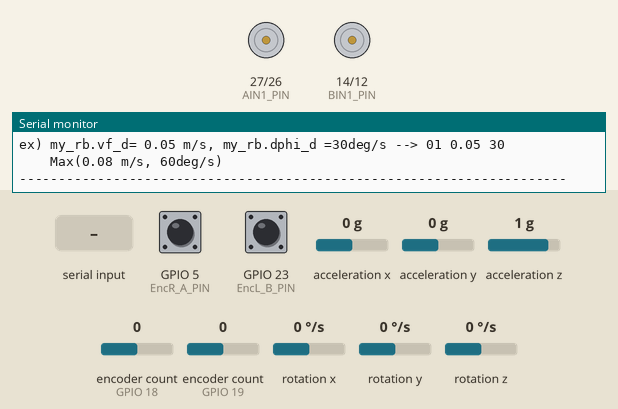
The sketch below on a simulated ESP32. Parts: motor-driver pin pairs drawn as motors (green arrow = first pin HIGH = forward, orange = second pin HIGH = backward, longer = more drive, scaled by the enable pin), the last lines printed to the serial monitor. Wiring (inferred from the names in the program): MPU-6050 motion sensor at I2C address 0x68. Inputs (shaded band) come from the test bench; at power-on: encoder count (sensors on GPIO 18, GPIO 19) 0, GPIO 5 (EncR_A_PIN) HIGH, GPIO 23 (EncL_B_PIN) HIGH, acceleration x 0 g, acceleration y 0 g, acceleration z 1 g, rotation x 0 °/s, rotation y 0 °/s, rotation z 0 °/s.

Above: at 0.8 s.
0.9 s: "01\n" received over Serial
3.9 s: encoder count (sensor on GPIO 18) set to 1
At 4.5 s:
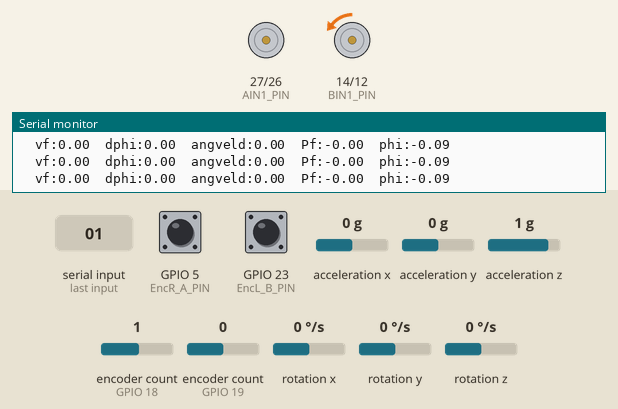
5.4 s: encoder count (sensor on GPIO 19) set to 1
At 6.1 s:
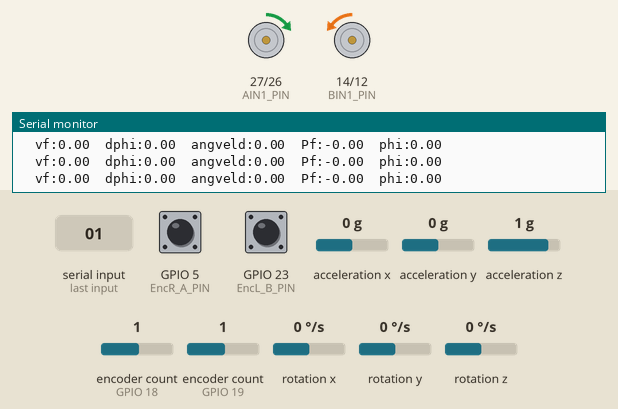
6.9 s: encoder count (sensor on GPIO 18) set to 0
At 7.2 s:
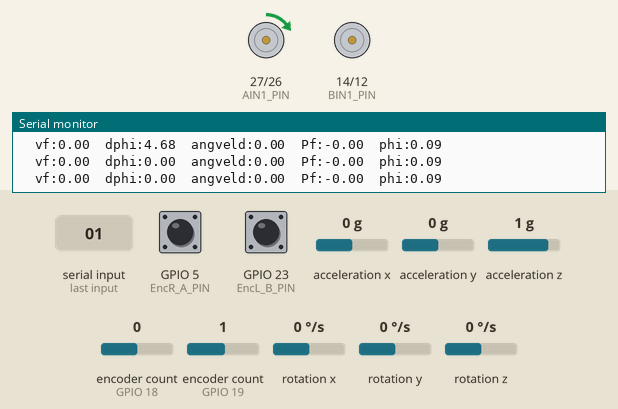
8.4 s: encoder count (sensor on GPIO 19) set to 0
At 9.6 s:
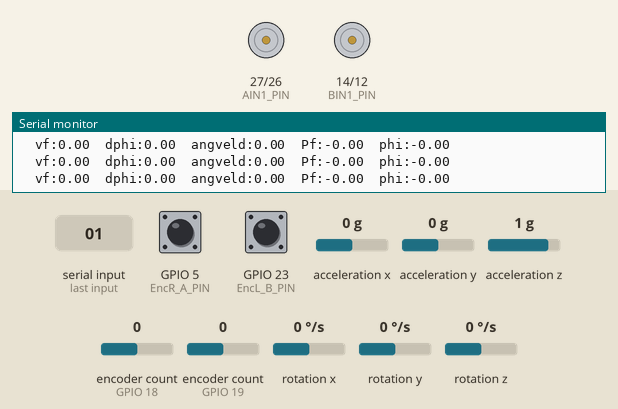
Timing chart, 0 to 10.9 s (numbered marks = the images above; inputs shaded):
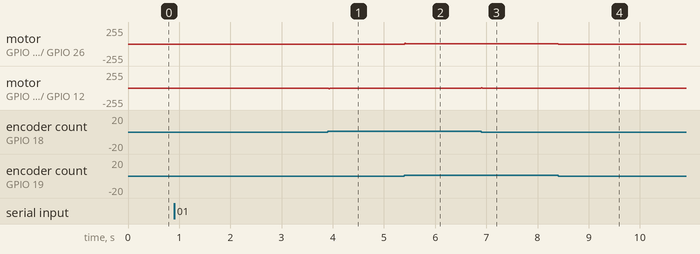

The sketch:

Prog05_contVfOmegaSerial_PI.ino
```cpp
/* -----------------------------------------------------------------------------
 *  Prog_pidWheeltraj_struct.ino:
 *  各車輪を定速で回転するプログラム演習
 *                                            2023.06.27  by jeong
 *                                            (230712_OG)追加
--------------------------------------------------------------------------------*/
#include <Wire.h>
#include <Ticker.h>
#include "EducarSpiconLib_alpha.1.h"    //ロボット制御用ヘッダファイル

Ticker timerLoop;
void timerloop();                  //タイマー割込み timerloop関数
Ticker timerLoop1;
void timerloop1();                 //状態変数表示のためのtimerloop関数

//--Struct 宣言
Wheel my_lw;                      //左車輪構造体
Wheel my_rw;                      //右車輪構造体
DiffWheelRobot my_rb;             //05-1:ロボットカーの構造体
IMU my_IMU;                       //IMU構造体(230626_OG)

///////////SETUP///////////////////////////////
void setup(){
  Wire.begin();                  //(230712_OG)

  Serial.begin(115200);          //　Serial_1との通信速度(PCとの通信 115200 bpsに設定

  robotSetup();                  //　ロボット制御用セットアップ関数 robotのGIO等の設定

  //serial command 操作法
  Serial.println("----------------------------------------------------------------------");
  Serial.println("Input (OP,vf_d[m/s], dphi_d[deg/s] command via serial and type enter");
  Serial.println("ex) my_rb.vf_d= 0.05 m/s, my_rb.dphi_d =30deg/s --> 01 0.05 30 ");
  Serial.println("    Max(0.08 m/s, 60deg/s) ");
  Serial.println("----------------------------------------------------------------------");
  while(1){
    if(serialCommandInterface()) break;
  }
  Serial.println("Driving Start in 3s !!");
  delay(3000);

  timerLoop.attach_ms(SAMP_TIMEms,timerloop);  //timerloop関数をSAMP_TIMEmsで設定
  timerLoop1.attach_ms(Disp_TIMEms,timerloop1);  //timerloop関数をSAMP_TIMEmsで設定

}


//////////ユーザプログラム/////////////////////////////
//------- プログラムループ(繰り返し実行) この中に動作プログラムを書く
void loop() {
 serialCommandInterface();
 delay(10);
}  //loop()


///////////Timerloop //////////////////////////////////////////
//------一定時間に呼び出される関数。正確な時間間隔で実行する必要があるコードを書く
void timerloop(){

//------------------robotの状態計測-------------
  wh_calAngleL();                       //04:左車輪用角度計測
  wh_calAngleR();                       //04:右車輪用角度計測
  wh_calAngVelL();
  wh_calAngVelR();
  rb_calFowardVelocity();               //05-1: ロボットの前進速度を計算
  rb_calSteeringVelocity();             //05-1: ロボットの旋回速度を計算
  rb_calFowardDistance();               //05-2: ロボットの前進速度を積分して距離を計算する。
  rb_calSteeringRadian();               //05-2: ロボットの旋回速度を積分して角度を計算する。

  sen_cal_IMU();                       //IMUセンサ計測(230712_OG)
  sen_cal_angle();                     //IMUセンサ姿勢角計算(230712_OG)


//----------------robotの状態取得-------------  プログラムで使う必要があれば使う。
  my_lw.newAng = wh_getAngleL();
  my_rw.newAng = wh_getAngleR();
  my_lw.newAngVel = wh_getAngVelL();
  my_rw.newAngVel = wh_getAngVelR();

  my_rb.vf = rb_getFowardVelocity();      //05-1:ロボットの前進速度を取得
  my_rb.dphi = rb_getSteeringVelocity();  //05-1:ロボットの旋回速度を取得
  my_rb.pf = rb_getFowardDistance();      //05-2:ロボットの前進距離を取得
  my_rb.phi = rb_getSteeringRadian();     //05-2:ロボットの旋回角度を取得

  my_IMU.angle_pitch = sen_get_angle_pitch();  //ピッチ角の取得関数を実行(230712_OG)
  my_IMU.angle_roll = sen_get_angle_roll();    //ロール角の取得関数を実行
  my_IMU.ay = sen_get_ay();                    //進行方向加速度の取得関数を実行(230712_OG)
  my_IMU.az = sen_get_az();                    //鉛直方向加速度の取得関数を実行

//-----------------軌道生成
  rb_calDiffWheelGoalAngularVelocity(my_rb.vf_d, my_rb.dphi_d);      //05-3: vf_dとdphi_dで目標車輪角速度を計算
  my_lw.angVel_d = wh_getGoalAngVelL()*Rad2Deg;                      //05-3: 左車輪の目標車輪角速度(deg/s)の取得
  my_rw.angVel_d = wh_getGoalAngVelR()*Rad2Deg;                      //05-3: 右車輪の目標車輪角速度(deg/s)の取得

//------------------PID制御
  my_lw.duty=wh_piAngVelL(my_lw.angVel_d, 0.2, 0.1);
  my_rw.duty=wh_piAngVelR(my_rw.angVel_d, 0.2, 0.1);


//------------------モータドライベーへの出力
  wh_motorOutputL(my_lw.duty);                //左車輪モータへpwm出力
  wh_motorOutputR(my_rw.duty);                //右車輪モータへpwm出力

 }


///---serialで表示---
void timerloop1(){

  //--【ロボットの前進速度と旋回速度を表示」
  Serial.print("  vf:");  Serial.print(my_rb.vf);                  //ロボットの前進距離を表示
  Serial.print("  dphi:");  Serial.print(my_rb.dphi*Rad2Deg);      //ロボットの旋回角度を表示
  Serial.print("  angveld:");  Serial.print(my_lw.angVel_d);       //ロボットの旋回角度を表示
  Serial.print("  Pf:");  Serial.print(my_rb.pf);                  //ロボットの前進距離を表示
  Serial.print("  phi:");  Serial.print(my_rb.phi*Rad2Deg);        //ロボットの旋回角度を表示
  Serial.println();

}
///-----


////////////Copy and Paste //////////////////////////文字列を分割
int split(String data, char delimiter, String *dst){
    int index = 0;
    int arraySize = (sizeof(data)/sizeof((data)[0]));
    int datalength = data.length();
    for (int i = 0; i < datalength; i++) {
        char tmp = data.charAt(i);
        if ( tmp == delimiter ) {
            index++;
            if ( index > (arraySize - 1)) return -1;
        }
        else dst[index] += tmp;
    }
    return (index + 1);
}
///////////////////////////////////////////

//----------------------------------------------
int serialCommandInterface(){

  String cmds[10] = {"\0"};                        // String Command Buffer
  String strCmd = Serial.readStringUntil('\n');    // Read string from serial until '\n'
  int index = split(strCmd,' ',cmds);              // Split command
  //float vf_d_temp;
  //float dphi_d_temp;

   //OP:"01" means 'setGoalOne'
   if(cmds[0]=="01"){
         float vf_d_temp = cmds[1].toFloat();
         if(vf_d_temp > -0.08 && vf_d_temp < 0.08 ) my_rb.vf_d = vf_d_temp;
         else { my_rb.vf_d=my_rb.vf_d; Serial.print(" speed over (under 0.08 m/s)"); Serial.println();}
         float dphi_d_temp = cmds[2].toFloat();
         if(dphi_d_temp > -90 && dphi_d_temp < 90) my_rb.dphi_d = dphi_d_temp*Deg2Rad;
         else { my_rb.dphi_d=my_rb.dphi_d; Serial.print(" speed over (under 60deg/s) "); Serial.println(); }
//       my_rb.vf_d =  cmds[1].toFloat();
  //      my_rb.dphi_d = cmds[2].toFloat()*Deg2Rad;
        if(index==3) return 1;
     }
   else return 0;
}
```

EducarSpiconLib_alpha.1.h
```cpp
/*
EducarSpiconLib.h
                              2024.04.13   jeong
- alpha.1: mobilerobot_beta.0.4からコピー  20240413

*/

#ifndef EducarSpiconLib_h
#define EducarSpiconLib_h

//-------------グルーバル定義(プログラム内で値が変わらないものを定義しておく）

#define SAMP_TIMEms 20                          //タイマー割込み時間
#define Disp_TIMEms 100                         //状態displayタイマー割り込み
#define whR   0.0275             //0.055/2.          //車輪半径[m]
#define bwh   0.055              //0.110/2.          //車体中心から車輪接地点までの距離[m] -------- (14から修正)
#define moLdir   1               //motor  L direction
#define encLdir  -1              //encoder L direction
#define moRdir   -1              //motor  R direction
#define encRdir  -1              //encoder R direction
#define dutyMax 50     //車輪用dutyの最大値


//pwm発生用のタイマーチャンネル用定義
#define LEDC_CHANNEL_0 0       //左車輪用pwmA チャンネル0
#define LEDC_CHANNEL_1 1       //右車輪用pwmB チャンネル1
#define LEDC_TIMER_BIT 13      //LEDC PWMタイマー 13bit
#define LEDC_SERVO_FREQ 2500   //pwm 周波数2.5khz

//モータドライバ制御用PIN番号の定義
#define PWMA_PIN 25    //左車輪用PWM出力用IO pin番号
#define AIN2_PIN 26    //左車輪用方向制御用IO pin番号
#define AIN1_PIN 27    //左車輪用方向制御用IO pin番号
#define BIN2_PIN 12    //右車輪用方向制御用IO pin番号
#define BIN1_PIN 14    //右車輪用方向制御用IO pin番号
#define PWMB_PIN 13    //右車輪用PWM出力用IO pin番号


//エンコーダ読み込み用PIN番号の定義
#define EncL_A_PIN 19   // 左車輪用Encoder A相入力ピン
#define EncL_B_PIN 23   // 左車輪用Encoder B相入力ピン
#define EncR_A_PIN 5    // 右車輪用Encoder A相入力ピン
#define EncR_B_PIN 18   // 右車輪用Encoder B相入力ピン　　
#define Cnt2Ang    0.375  //カウンター値を角度に変換 角度= CNT*(360度/1回転時のカウンター値）
#define Deg2Rad  0.0174          //度をradianに変換
#define Rad2Deg  57.32           //radianを度に変換

// ＊＊＊MPU-6050(IMUセンサ)のアドレス、レジスタ設定値＊＊＊(230712_OG)
#define MPU6050_ADDRESS      0x68 // MPU-6050 device address
#define MPU6050_SMPLRT_DIV   0x19 // MPU-6050 register address
#define MPU6050_CONFIG       0x1a
#define MPU6050_GYRO_CONFIG  0x1b
#define MPU6050_ACCEL_CONFIG 0x1c
#define MPU6050_WHO_AM_I     0x75
#define MPU6050_PWR_MGMT_1   0x6b


//---- Wheel Struct
typedef struct __wheel_type{
  float newAng;              //車輪現在角度(deg)
  float newAngVel;           //車輪現在角速度(deg/s)
  float ang_d;               //車輪目標角度(deg)
  float angVel_d;            //車輪目標角速度(deg/s)
  float duty;                //車輪駆動用duty比
  float ang_g;               //車輪最終目標角度(deg)
  float angVel_g;            //車輪最終目標角速度(deg/s)
}Wheel;

//---- Robot Struct
typedef struct __diffwheelrobot_type{
  float pf;                 //ロボット前方移動距離(m)
  float vf;                 //ロボット前方移動速度(m/s)
  float px;                 //ロボットX位置(m)
  float vx;                 //ロボットX方向速度(m/s)
  float py;                 //ロボットy位置(m)
  float vy;                 //ロボットy方向速度(m/s)
  float phi;                //ロボット旋回角度(rad)
  float dphi;               //ロボット旋回角速度(rad/s)
  float vf_d;               //ロボット目標前方移動速度(m/s)
  float dphi_d;             //ロボット目標旋回速度(rad/s)
}DiffWheelRobot;

//---- IMU Struct(230712_OG)
typedef struct __IMU_type{
  int16_t ax_raw, ay_raw, az_raw, gx_raw, gy_raw, gz_raw, Temperature;  //加速度、角速度（生データ）
  float ax, ay, az, gx, gy, gz;                                         //加速度,角速度
  float ax_m_ave, ay_m_ave, az_m_ave, gx_m_ave, gy_m_ave, gz_m_ave;     //加速度、角速度（移動平均処理）
  float offset_x, offset_y, offset_z;                                   //gyroのX,Y,Z軸のオフセット値
  float angle_pitch, angle_roll, angle_yaw;                             //姿勢角
  float interval, preInterval;
  float gyro_angle_x = 0, gyro_angle_y = 0, gyro_angle_z = 0;
  double acc_angle_x, acc_angle_y;
}IMU;


/*
//---- IMU Struct(230712_OG)
typedef struct __IMU_type{
  int16_t acc_raw[3];     //加速度x,y,z
  int16_t gyro_raw[3];    //角速度x,y,z  (rpy)
  float acc_ave[3];       //
  float gyro_ave[3];      //加速度、角速度（移動平均処理）
  int16_t Temperature;
  float acc[3];
  float gyro[3];
  float gyro_offset[3];                                   //gyroのX,Y,Z軸のオフセット値
  float roll;
  float pitch;
  float yaw;
  float interval, preInterval;
  float gyro_angle[3];
  double acc_angle[3];
}IMU;
 */

//--------------------------関数定義

void robotSetup();                  //ロボットのセットアップ関数
//車輪用
void IRAM_ATTR ISR();               //外部割込みcallback関数
void wh_motorOutputL(int mDuty);    //左モータドライバにduty比を与える関数
void wh_motorOutputR(int mDuty);    //右モータドライバにduty値を与える関数
void wh_calAngleL();                //左車輪角度計算
void wh_calAngleR();                //右車輪角度計算
void wh_calAngVelL();               //左車輪角速度計算
void wh_calAngVelR();               //右車輪角速度計算
//インタフェース
float wh_getAngleL();               //左車輪角度取得
float wh_getAngleR();               //右車輪角度取得
float wh_getAngVelL();              //左車輪角速度取得
float wh_getAngVelR();              //右車輪角速度取得
float wh_getGoalAngVelL();          //左車輪目標角速度取得
float wh_getGoalAngVelR();          //右車輪目標角速度取得
//制御用
int wh_pidAngleL(float angle_d, float p, float d, float i);   //左車輪角度制御用pid関数
int wh_pidAngleR(float angle_d, float p, float d, float i);   //右車輪角度制御用pid関数
int wh_piAngVelL(float angVel_d, float p, float i);           //左車輪角速度制御用pi関数
int wh_piAngVelR(float angVel_d, float p, float i);           //右車輪角速度制御用pi関数
//軌道用
float wh_calConstVelTrajectoryL(float vel_f);   //車輪定速制御用目標角度生成関数
float wh_calConstVelTrajectoryR(float vel_f);   //車輪定速制御用目標角度生成関数

//移動ロボット用
void rb_calFowardVelocity();                    //左右車輪角速度から直進速度を計算
void rb_calSteeringVelocity();                  //左右車輪角速度から旋回速度を計算
float rb_getFowardVelocity();                   //左右車輪角速度から直進速度を取得
float rb_getSteeringVelocity();                 //左右車輪角速度から旋回速度を取得
void rb_calFowardDistance();                    //直進距離を計算
void rb_calSteeringRadian();                    //旋回角度を計算
float rb_getFowardDistance();                   //直進距離を取得
float rb_getSteeringRadian();                   //旋回角度を取得
void rb_calVx();                               //前方速度と旋回角速度から、x方向の速度を計算
void rb_calVy();                               //前方速度と旋回角速度から、y方向の速度を計算
float rb_getVy();                              //x方向の速度を取得
float rb_getVx();                              //y方向の速度を取得
void rb_calPx();                               //x位置計算
void rb_calPy();                               //y位置計算
float rb_getPx();                              //x位置取得
float rb_getPy();                              //y位置取得

//移動ロボット軌道用
void rb_calDiffWheelGoalAngularVelocity(float vf_d_val, float omega_d_val); //目標前方速度及び旋回角速度から各車輪の目標角速度を計算


//センサ用関数
void sen_writeMPU6050(byte reg, byte data);   //IMUセンサ関連(230712_OG)
byte sen_readMPU6050(byte reg);
void sen_cal_IMU();
void sen_calibration_gyro();
float sen_get_ax();
float sen_get_ay();
float sen_get_az();
float sen_get_gx();
float sen_get_gy();
float sen_get_gz();
void sen_cal_angle();
float sen_get_angle_pitch();
float sen_get_angle_roll();
float sen_get_angle_yaw();

#endif
```

Source omitted: ducarSpiconLib_alpha.1.cpp (16733 bytes)

Measured:
- after the input at 3.9 s, motor on GPIO 14 (BIN1_PIN) / GPIO 12 (BIN2_PIN): stopped → backward 3/255 at once
- after the input at 5.4 s, motor on GPIO 27 (AIN1_PIN) / GPIO 26 (AIN2_PIN): stopped → forward 3/255 at once
- after the input at 6.9 s, motor on GPIO 14 (BIN1_PIN) / GPIO 12 (BIN2_PIN): backward 3/255 → stopped at once
- after the input at 8.4 s, motor on GPIO 27 (AIN1_PIN) / GPIO 26 (AIN2_PIN): forward 3/255 → stopped at once
